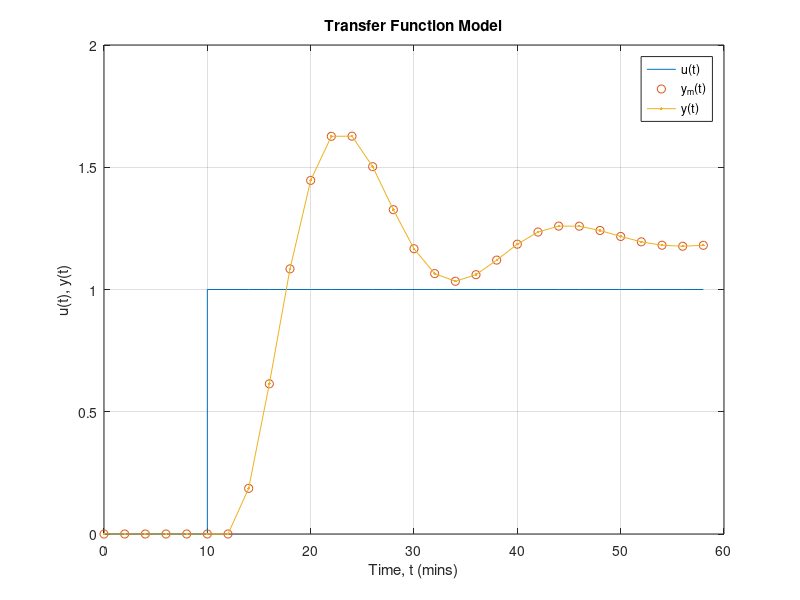
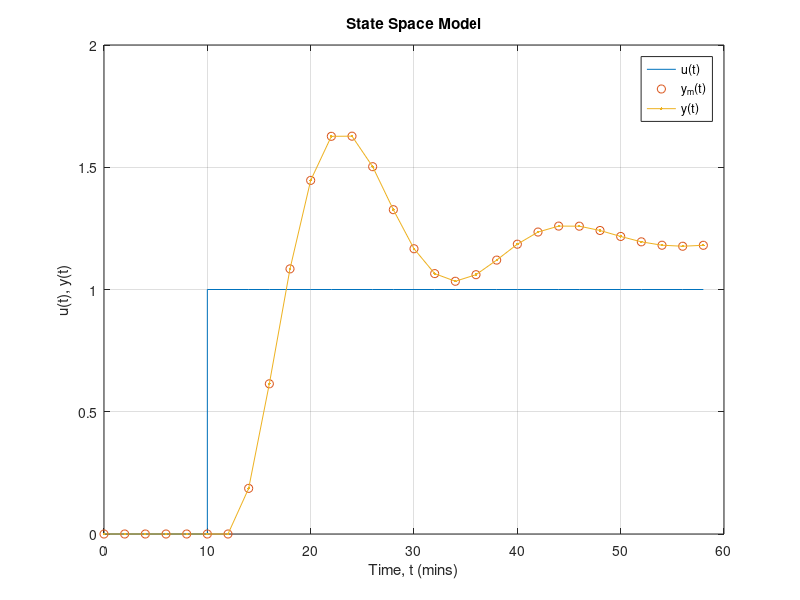

Write MATLAB code to recreate these figures, in order.
%% ARX model identification benchmark data
% Fits an ARX model to system identificaton data

pkg load control

% Data from GEL-7017 course HW4
data = load('data/TP04_Q1a.mat');
nT = size(data.u, 1)
assert(size(data.y, 1) == nT)

% Sampling period
Ts = 2;
t = Ts * (0:nT-1)';

% Save data to CSV file
fid = fopen('data/TP04_Q1a.csv', 'w');
fprintf(fid, 't,u,y\n');
fclose(fid);
dlmwrite('data/TP04_Q1a.csv', [t data.u data.y], '-append');

% Model dimensions
na = 2;
nb = 2;
nk = 1;

% Identify ARX transfer function model
id_data = iddata(data.y, data.u, Ts);
sys = arx(id_data, 'na', na, 'nb', nb, 'nk', nk);

% Simulate model
e = zeros(size(data.u));
[y, t, x] = lsim(sys, [data.u e], t);

display(sys)


figure()
stairs(t, data.u, '-'); hold on
plot(t, data.y, 'o'); hold on
plot(t, y, '.-')
xlabel('Time, t (mins)')
ylabel('u(t), y(t)')
title('Transfer Function Model')
legend('u(t)', 'y_m(t)', 'y(t)')
grid on

% When x0 is returned, a state-space model is returned
% (observer canonical form?)
[sys_ss, x0] = arx(id_data, 'na', na, 'nb', nb, 'nk', nk);

display(sys_ss)

% Simulate state space model
t = Ts * (0:nT-1)';
[y, t, x] = lsim(sys_ss, data.u, t);

figure()
stairs(t, data.u, '-'); hold on
plot(t, data.y, 'o'); hold on
plot(t, y, '.-')
xlabel('Time, t (mins)')
ylabel('u(t), y(t)')
title('State Space Model')
legend('u(t)', 'y_m(t)', 'y(t)')
grid on
